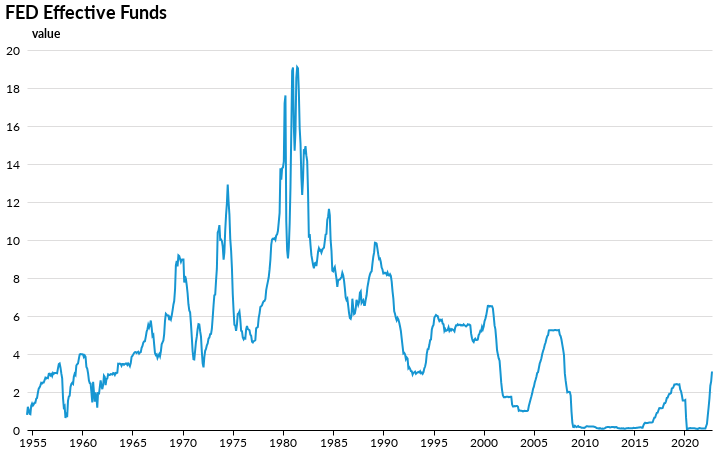

Notebook source saved alongside this figure:
### Code cell
source = pd.melt(fed_rate, var_name='metric', value_name='value', ignore_index=False).reset_index()
source = source[source['metric']=='interest_rate']

fed_rate_chart = alt.Chart(source, title='FED Effective Funds').mark_line().encode(
                        x = 'date:T', 
                        y = 'value:Q',
                        tooltip = alt.Tooltip(['date', 'value'])
                    )

fed_rate_chart

### Figure 1 — Vega-Lite specification as saved in the notebook (floating-point values rounded to 4 significant figures; data arrays with more than 128 entries replaced by an {"elided": "..."} marker saying what was removed)
{"width": 685, "height": 380, "config": {"title": {"anchor": "start", "fontSize": 18, "font": "Lato", "fontColor": "#000000"}, "axisX": {"domain": true, "domainColor": "#000000", "domainWidth": 1, "grid": false, "labelFontSize": 12, "labelFont": "Lato", "labelAngle": 0, "tickColor": "#000000", "tickSize": 5, "titleFontSize": 12, "titlePadding": 10, "titleFont": "Lato", "title": ""}, "axisY": {"domain": false, "grid": true, "gridColor": "#DEDDDD", "gridWidth": 1, "labelFontSize": 12, "labelFont": "Lato", "labelPadding": 8, "ticks": false, "titleFontSize": 12, "titlePadding": 10, "titleFont": "Lato", "titleAngle": 0, "titleY": -10, "titleX": 18}, "background": "#FFFFFF", "legend": {"labelFontSize": 12, "labelFont": "Lato", "symbolSize": 100, "symbolType": "square", "titleFontSize": 12, "titlePadding": 10, "titleFont": "Lato", "title": "", "orient": "top-left", "offset": 0}, "view": {"stroke": "transparent"}, "range": {"category": ["#1696d2", "#d2d2d2", "#000000", "#fdbf11", "#ec008b", "#55b748", "#5c5859", "#db2b27"], "diverging": ["#cfe8f3", "#a2d4ec", "#73bfe2", "#46abdb", "#1696d2", "#12719e"]}, "area": {"fill": "#1696d2"}, "line": {"color": "#1696d2", "stroke": "#1696d2", "strokewidth": 5}, "trail": {"color": "#1696d2", "stroke": "#1696d2", "strokeWidth": 0, "size": 1}, "path": {"stroke": "#1696d2", "strokeWidth": 0.5}, "point": {"filled": true}, "text": {"font": "Lato", "color": "#1696d2", "fontSize": 11, "align": "right", "fontWeight": 400, "size": 11}, "bar": {"size": 40, "binSpacing": 1, "continuousBandSize": 30, "discreteBandSize": 30, "fill": "#1696d2", "stroke": false}}, "data": {"name": "data-cc4e1da6860f3a2fa9310ca8dc6a16d1"}, "mark": "line", "encoding": {"tooltip": [{"field": "date", "type": "temporal"}, {"field": "value", "type": "quantitative"}], "x": {"field": "date", "type": "temporal"}, "y": {"field": "value", "type": "quantitative"}}, "title": "FED Effective Funds", "$schema": "https://vega.github.io/schema/vega-lite/v4.17.0.json", "datasets": {"data-cc4e1da6860f3a2fa9310ca8dc6a16d1": {"elided": "820 records"}}}
